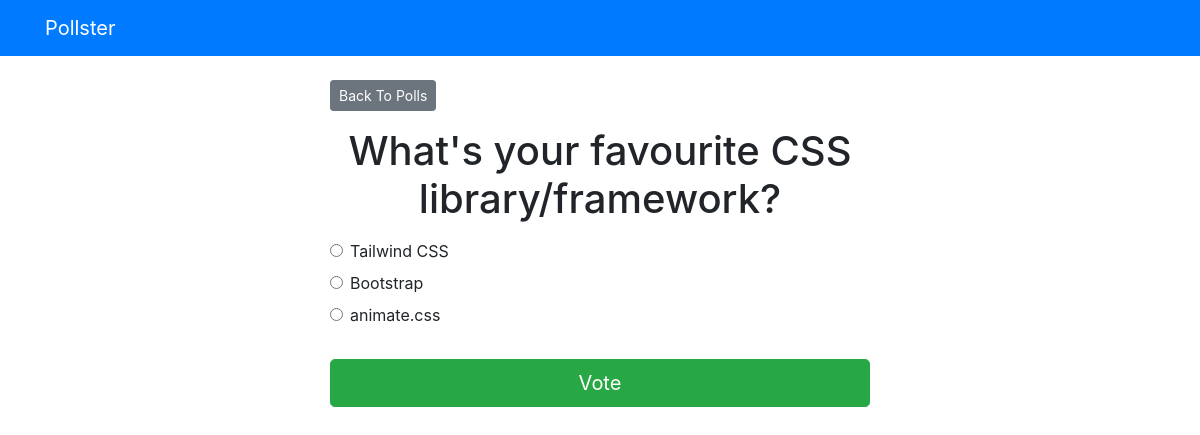
The app's page /polls/2/ with its own data.
### polls/models.py (models this page shows, shortened)
class Question(models.Model):
    question_text = models.CharField(max_length=200)
    pub_date = models.DateTimeField("date published")

class Choice(models.Model):
    question = models.ForeignKey(Question, on_delete=models.CASCADE)
    choice_text = models.CharField(max_length=200)
    votes = models.IntegerField(default=0)

### polls/views.py (the view)
# urls.py: path('<int:question_id>/', views.detail, name='detail'),
def detail(request, question_id):
    try:
        question = Question.objects.get(pk=question_id)
    except Question.DoesNotExist:
        raise Http404("Question does not exist")
    return render(request, 'polls/detail.html', {'question': question})

### templates/polls/detail.html (shortened to what this page needs)
{% extends 'base.html' %}
{% block content %}
<a class="btn btn-secondary btn-sm mb-3" href="{% url 'Polls:index' %}">Back To Polls</a>
<h1 class="text-center mb-3">{{ question.question_text }}</h1>
<form action="{% url 'Polls:vote' question.id %}" method="post">
	{% for choice in question.choice_set.all %}
		<div class="form-check">
			<input
				type="radio"
				name="choice"
				class="form-check-input"
				id="choice{{ forloop.counter }}"
				value="{{ choice.id }}"
			/>
			<label for="choice{{ forloop.counter }}">{{ choice.choice_text }}</label
			>
		</div>
	{% endfor %}
	<input type="submit" value="Vote" class="btn btn-success btn-lg btn-block mt-4" />
</form>
{% endblock %}

### records on screen
Question: question_text "What's your favourite CSS library/framework?"
Choice: choice_text "Tailwind CSS"
Choice: choice_text "Bootstrap"
Choice: choice_text "animate.css"
